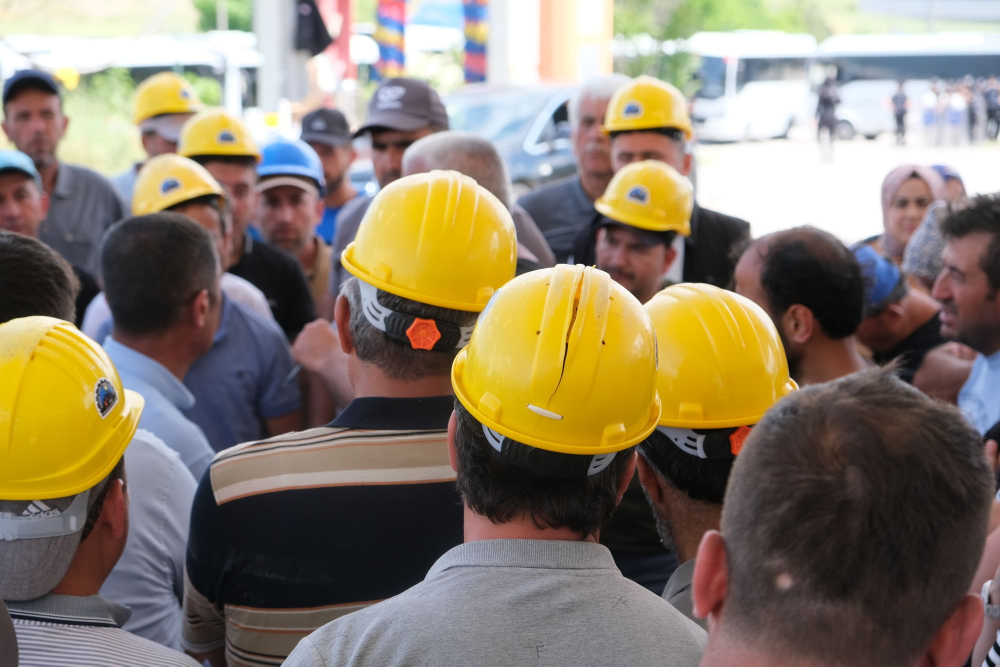
#> input picture assets-src/originaux/vca/reunion-securite-chantier.jpg, 2000 x 1333 px (shown at 1/2 size)
$ python optimize_images.py
#> lines starting #> are read from the running program, lines starting #| are printed output that depends on the picture
#!/usr/bin/env python3
"""Dérivés optimisés des photos et registre de provenance.

    python3 -m pip install pillow          # une fois (Pillow 11.2 ou plus récent : AVIF inclus)
    python3 site/tools/optimize_images.py  # après avoir ajouté une image dans site/content/images.py

Pour chaque entrée de site/content/images.py (original dans assets-src/originaux/) :
  1. orientation EXIF appliquée, puis métadonnées supprimées (EXIF, GPS) : rien n'est recopié dans les dérivés ;
  2. recadrage 3:2 centré sur le point focal ;
  3. harmonisation légère, identique pour toutes les photos (contraste +3 %, saturation −4 %) ;
  4. dérivés AVIF (qualité 56) et WebP (qualité 76) en 480, 960 et 1600 px de large ;
  5. image de partage 1200 × 630 (JPEG, recadrée sur le point focal).
Écrit aussi site/content/images.generated.json (dimensions, pour les balises <picture>) et docs/image-sources.md.
Les dérivés existants ne sont recalculés que si l'original ou les réglages changent (empreinte).
"""
import hashlib
import json
import os
import sys

HERE = os.path.dirname(os.path.dirname(os.path.abspath(__file__)))
ROOT = os.path.dirname(HERE)
sys.path.insert(0, HERE)
from content.images import IMAGES  # noqa: E402

SRC = os.path.join(ROOT, "assets-src", "originaux")
OUT = os.path.join(HERE, "src", "assets", "img", "photos")
SHARE = os.path.join(HERE, "src", "assets", "img", "partage")
META = os.path.join(HERE, "content", "images.generated.json")
REGISTRY = os.path.join(ROOT, "docs", "image-sources.md")
WIDTHS = (480, 960, 1600)
RATIO = 3 / 2
SETTINGS = "v1:3x2:avif56:webp76:c103:s096"
MAX_BYTES = 200 * 1024


def crop_to(im, ratio, focal):
    """Plus grand rectangle de proportion `ratio` centré au plus près du point focal."""
    w, h = im.size
    if w / h > ratio:
        nw, nh = int(h * ratio), h
    else:
        nw, nh = w, int(w / ratio)
    cx, cy = focal[0] * w, focal[1] * h
    left = int(min(max(cx - nw / 2, 0), w - nw))
    top = int(min(max(cy - nh / 2, 0), h - nh))
    return im.crop((left, top, left + nw, top + nh))


def main():
    try:
        from PIL import Image, ImageEnhance, ImageOps
    except ImportError:
        sys.exit("Pillow est nécessaire : python3 -m pip install pillow")
    os.makedirs(OUT, exist_ok=True)
    os.makedirs(SHARE, exist_ok=True)
    old = json.load(open(META, encoding="utf-8")) if os.path.exists(META) else {}
#> (reads site/content/images.generated.json from the repository)
    meta, problems = {}, []
    for key, info in IMAGES.items():
        path = os.path.join(SRC, info["file"])
        if not os.path.exists(path):
            problems.append(f"{key} : original absent ({info['file']})")
            continue
        digest = hashlib.sha256(open(path, "rb").read() + repr((info["focal"], SETTINGS)).encode()).hexdigest()[:16]
        files = [f"{key}-{w}.{ext}" for w in WIDTHS for ext in ("avif", "webp")]
        if old.get(key, {}).get("hash") == digest and all(os.path.exists(os.path.join(OUT, f)) for f in files):
            meta[key] = old[key]
            continue
        im = ImageOps.exif_transpose(Image.open(path)).convert("RGB")
#> im is the input picture: PIL image 2000x1333 RGB; mean R, G, B 136.8, 125.3, 107.2
        im = ImageEnhance.Color(ImageEnhance.Contrast(im).enhance(1.03)).enhance(0.96)
        crop = crop_to(im, RATIO, info["focal"])
        sizes = {}
        for w in WIDTHS:
            w2 = min(w, crop.width)
            h2 = round(w2 / RATIO)
            r = crop.resize((w2, h2), Image.LANCZOS)
            r.save(os.path.join(OUT, f"{key}-{w}.avif"), "AVIF", quality=56)
            r.save(os.path.join(OUT, f"{key}-{w}.webp"), "WEBP", quality=76, method=6)
            sizes[w] = [w2, h2]
#> this loop made 1 pass
#> pass 1, in main, `r = crop.resize((w2, h2), Image.LANCZOS)`:
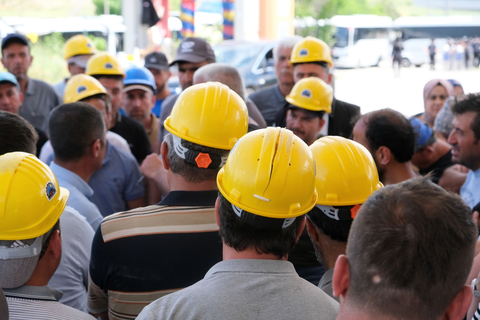
#> r: PIL image 480x320 RGB; mean R, G, B 135.6, 124.3, 106.5
#> after the loop, sizes = 0 items
        share = crop_to(im, 1200 / 630, info["focal"]).resize((1200, 630), Image.LANCZOS)
        share.save(os.path.join(SHARE, f"{key}.jpg"), "JPEG", quality=78, optimize=True, progressive=True)
        meta[key] = {"hash": digest, "sizes": sizes}
        print(f"  {key} : dérivés recalculés")
    for key in meta:
        for f in os.listdir(OUT):
            if f.startswith(key + "-") and os.path.getsize(os.path.join(OUT, f)) > MAX_BYTES:
                problems.append(f"{f} dépasse 200 Ko")
    with open(META, "w", encoding="utf-8") as fh:
        json.dump(meta, fh, indent=1, sort_keys=True)
        fh.write("\n")
    write_registry()
    for p in problems:
        print("  PROBLÈME  " + p)
    print(f"{len(meta)} photo(s) prêtes, {len(problems)} problème(s).")
    sys.exit(1 if problems else 0)


def write_registry():
    rows = []
    for key, i in sorted(IMAGES.items(), key=lambda kv: kv[1]["file"]):
        rows.append(f"| `assets-src/originaux/{i['file']}` | `img/photos/{key}-{{480,960,1600}}.{{avif,webp}}`, `img/partage/{key}.jpg` | "
                    f"{i['author']} / {i['platform']} | {i['url']} | {i['license']} | {i['retrieved']} | "
                    f"{i['check']} {'Image générée par IA.' if i['ai'] else 'Photo réelle (non générée par IA).'} |")
    md = ["# Provenance des images", "",
          "Généré par `python3 site/tools/optimize_images.py` à partir de `site/content/images.py` (ne pas modifier à la main).",
          "Règles : section 9.6 de la mission. Aucune de ces photos ne représente le Centre CFS, ses salles, ses formateurs ou ses",
          "participants : ce sont des illustrations, décrites comme telles dans les textes alternatifs. Les photos du client",
          "(`client/photos/`, avec accord écrit) les remplaceront.", "",
          "| Fichier | Dérivés | Auteur / plateforme | URL source | Licence | Récupéré le | Remarque |",
          "|---|---|---|---|---|---|---|"] + rows + [""]
    with open(REGISTRY, "w", encoding="utf-8") as fh:
        fh.write("\n".join(md))


if __name__ == "__main__":
#> (the run stopped early here; a loop or call above may not have finished)
